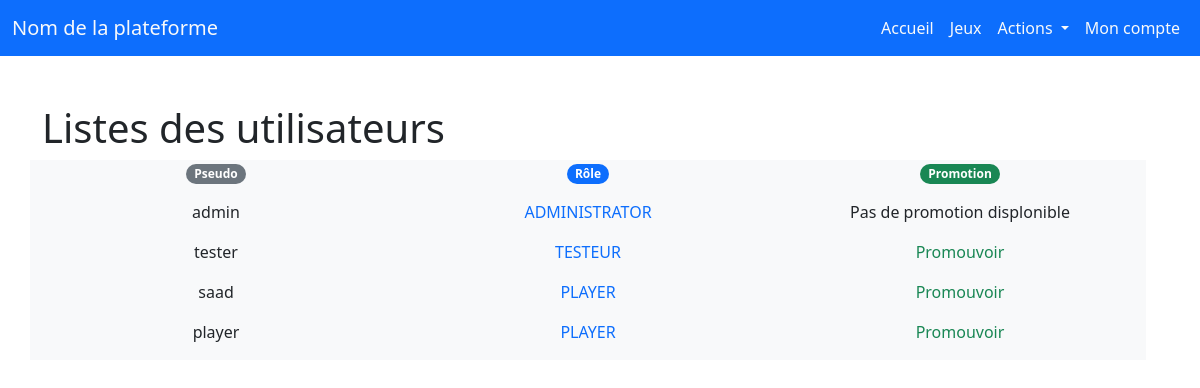
/promote/ (signed in), run on the app's committed database.
### authentification/models.py (models this page shows)
class User(AbstractUser):
    ADMINISTRATOR = 'ADMINISTRATOR'
    TESTEUR = 'TESTEUR'
    PLAYER = 'PLAYER'
    ROLE_CHOICES = (
        (ADMINISTRATOR, 'ADMINISTRATOR'),
        (TESTEUR, 'TESTEUR'),
        (PLAYER, 'PLAYER'),
    )
    profile_photo = models.ImageField()
    role = models.CharField(max_length=30, choices=ROLE_CHOICES, verbose_name='rôle', default=PLAYER)
    coins = models.PositiveBigIntegerField(default=3)
    review_number = models.PositiveBigIntegerField(default=0)

### eval/views.py (the view)
# urls.py: path('promote/', eval.views.promote, name='promote'),
@login_required
def promote(request):
    users = User.objects.all()
    return render(request, 'eval/promote.html', {'users': users})

### eval/templates/eval/promote.html
{% extends 'base.html' %}
{% block content %}
{% if user.role == 'ADMINISTRATOR' %}
<div class="container mt-5">
    <h1>Listes des utilisateurs</h1>
    <div class="row bg-light justify-content-between text-center" style="width: 100%;">
        <div class="col">
            <p class="badge bg-secondary rounded-pill">Pseudo</p>
        </div>
        <div class="col">
            <p class="badge bg-primary rounded-pill">Rôle</p>
        </div>
        <div class="col">
            <p class="badge bg-success rounded-pill">Promotion</p>
        </div>
    </div>
    {% for user in users %}
    <div class="row bg-light justify-content-between text-center" style="width: 100%;">
        <div class="col">
            <p >{{ user.username }}</p>
        </div>
        <div class="col">
            <p class="text-primary">{{ user.role }}</p>
        </div>
        <div class="col">
            {% if user.role == 'ADMINISTRATOR' %}
            <a href="" class="nav-link disabled" style="text-decoration: none;">Pas de promotion displonible</a>
            {% else %}
            <a href="{% url 'change-user-role' user.id %}" class="text-success" style="text-decoration: none;">Promouvoir</a>
            {% endif %}
        </div>
    </div>
    {% endfor %}
</div>
{% else %}
<div class="container mt-5">
    <h1>Vous n'avez pas accès à cette page !</h1>
</div>
{% endif %}
{% endblock %}

### data on the page
User: username "admin", role "ADMINISTRATOR", shows "Pas de promotion displonible"
User: username "tester", role "TESTEUR", shows "Promouvoir"
User: username "saad", role "PLAYER", shows "Promouvoir"
User: username "player", role "PLAYER", shows "Promouvoir"
